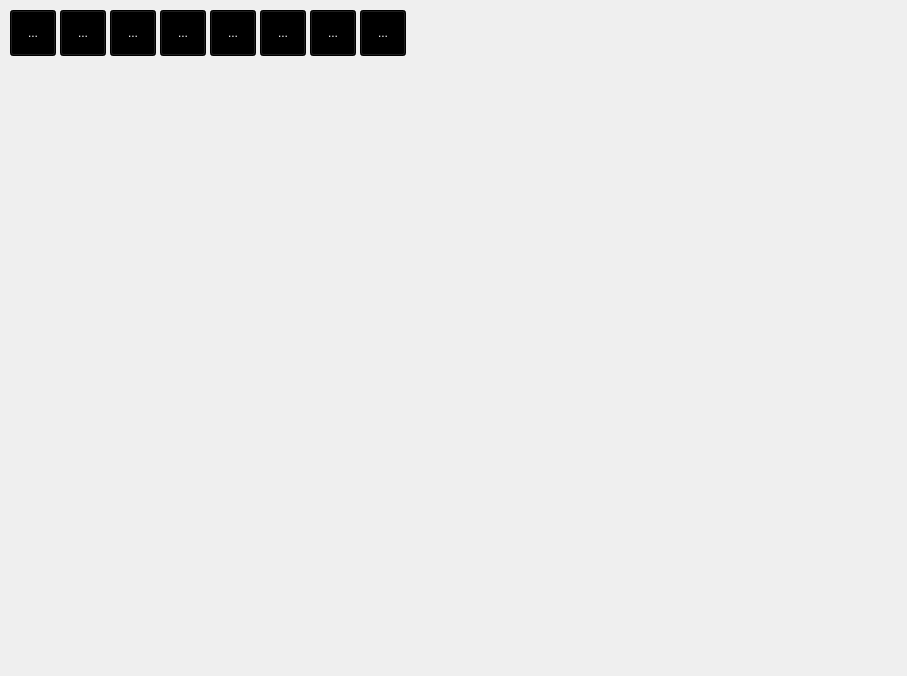
<?xml version="1.0" encoding="UTF-8"?>
<ui version="4.0">
 <class>MainWindow</class>
 <widget class="QMainWindow" name="MainWindow">
  <property name="geometry">
   <rect>
    <x>0</x>
    <y>0</y>
    <width>907</width>
    <height>676</height>
   </rect>
  </property>
  <property name="windowTitle">
   <string>TFT Item/Champion Guide</string>
  </property>
  <property name="windowIcon">
   <iconset resource="TFTItems.qrc">
    <normaloff>:/imgOther/img/icon.png</normaloff>:/imgOther/img/icon.png</iconset>
  </property>
  <property name="autoFillBackground">
   <bool>true</bool>
  </property>
  <widget class="QWidget" name="centralwidget">
   <property name="palette">
    <palette>
     <active>
      <colorrole role="WindowText">
       <brush brushstyle="SolidPattern">
        <color alpha="255">
         <red>255</red>
         <green>255</green>
         <blue>255</blue>
        </color>
       </brush>
      </colorrole>
      <colorrole role="Button">
       <brush brushstyle="SolidPattern">
        <color alpha="255">
         <red>0</red>
         <green>0</green>
         <blue>0</blue>
        </color>
       </brush>
      </colorrole>
      <colorrole role="Light">
       <brush brushstyle="SolidPattern">
        <color alpha="255">
         <red>0</red>
         <green>0</green>
         <blue>0</blue>
        </color>
       </brush>
      </colorrole>
      <colorrole role="Midlight">
       <brush brushstyle="SolidPattern">
        <color alpha="255">
         <red>0</red>
         <green>0</green>
         <blue>0</blue>
        </color>
       </brush>
      </colorrole>
      <colorrole role="Dark">
       <brush brushstyle="SolidPattern">
        <color alpha="255">
         <red>0</red>
         <green>0</green>
         <blue>0</blue>
        </color>
       </brush>
      </colorrole>
      <colorrole role="Mid">
       <brush brushstyle="SolidPattern">
        <color alpha="255">
         <red>0</red>
         <green>0</green>
         <blue>0</blue>
        </color>
       </brush>
      </colorrole>
      <colorrole role="Text">
       <brush brushstyle="SolidPattern">
        <color alpha="255">
         <red>255</red>
         <green>255</green>
         <blue>255</blue>
        </color>
       </brush>
      </colorrole>
      <colorrole role="BrightText">
       <brush brushstyle="SolidPattern">
        <color alpha="255">
         <red>255</red>
         <green>255</green>
         <blue>255</blue>
        </color>
       </brush>
      </colorrole>
      <colorrole role="ButtonText">
       <brush brushstyle="SolidPattern">
        <color alpha="255">
         <red>255</red>
         <green>255</green>
         <blue>255</blue>
        </color>
       </brush>
      </colorrole>
      <colorrole role="Base">
       <brush brushstyle="SolidPattern">
        <color alpha="255">
         <red>0</red>
         <green>0</green>
         <blue>0</blue>
        </color>
       </brush>
      </colorrole>
      <colorrole role="Window">
       <brush brushstyle="SolidPattern">
        <color alpha="255">
         <red>0</red>
         <green>0</green>
         <blue>0</blue>
        </color>
       </brush>
      </colorrole>
      <colorrole role="Shadow">
       <brush brushstyle="SolidPattern">
        <color alpha="255">
         <red>0</red>
         <green>0</green>
         <blue>0</blue>
        </color>
       </brush>
      </colorrole>
      <colorrole role="AlternateBase">
       <brush brushstyle="SolidPattern">
        <color alpha="255">
         <red>0</red>
         <green>0</green>
         <blue>0</blue>
        </color>
       </brush>
      </colorrole>
      <colorrole role="ToolTipBase">
       <brush brushstyle="SolidPattern">
        <color alpha="255">
         <red>255</red>
         <green>255</green>
         <blue>220</blue>
        </color>
       </brush>
      </colorrole>
      <colorrole role="ToolTipText">
       <brush brushstyle="SolidPattern">
        <color alpha="255">
         <red>0</red>
         <green>0</green>
         <blue>0</blue>
        </color>
       </brush>
      </colorrole>
      <colorrole role="PlaceholderText">
       <brush brushstyle="SolidPattern">
        <color alpha="128">
         <red>255</red>
         <green>255</green>
         <blue>255</blue>
        </color>
       </brush>
      </colorrole>
     </active>
     <inactive>
      <colorrole role="WindowText">
       <brush brushstyle="SolidPattern">
        <color alpha="255">
         <red>255</red>
         <green>255</green>
         <blue>255</blue>
        </color>
       </brush>
      </colorrole>
      <colorrole role="Button">
       <brush brushstyle="SolidPattern">
        <color alpha="255">
         <red>0</red>
         <green>0</green>
         <blue>0</blue>
        </color>
       </brush>
      </colorrole>
      <colorrole role="Light">
       <brush brushstyle="SolidPattern">
        <color alpha="255">
         <red>0</red>
         <green>0</green>
         <blue>0</blue>
        </color>
       </brush>
      </colorrole>
      <colorrole role="Midlight">
       <brush brushstyle="SolidPattern">
        <color alpha="255">
         <red>0</red>
         <green>0</green>
         <blue>0</blue>
        </color>
       </brush>
      </colorrole>
      <colorrole role="Dark">
       <brush brushstyle="SolidPattern">
        <color alpha="255">
         <red>0</red>
         <green>0</green>
         <blue>0</blue>
        </color>
       </brush>
      </colorrole>
      <colorrole role="Mid">
       <brush brushstyle="SolidPattern">
        <color alpha="255">
         <red>0</red>
         <green>0</green>
         <blue>0</blue>
        </color>
       </brush>
      </colorrole>
      <colorrole role="Text">
       <brush brushstyle="SolidPattern">
        <color alpha="255">
         <red>255</red>
         <green>255</green>
         <blue>255</blue>
        </color>
       </brush>
      </colorrole>
      <colorrole role="BrightText">
       <brush brushstyle="SolidPattern">
        <color alpha="255">
         <red>255</red>
         <green>255</green>
         <blue>255</blue>
        </color>
       </brush>
      </colorrole>
      <colorrole role="ButtonText">
       <brush brushstyle="SolidPattern">
        <color alpha="255">
         <red>255</red>
         <green>255</green>
         <blue>255</blue>
        </color>
       </brush>
      </colorrole>
      <colorrole role="Base">
       <brush brushstyle="SolidPattern">
        <color alpha="255">
         <red>0</red>
         <green>0</green>
         <blue>0</blue>
        </color>
       </brush>
      </colorrole>
      <colorrole role="Window">
       <brush brushstyle="SolidPattern">
        <color alpha="255">
         <red>0</red>
         <green>0</green>
         <blue>0</blue>
        </color>
       </brush>
      </colorrole>
      <colorrole role="Shadow">
       <brush brushstyle="SolidPattern">
        <color alpha="255">
         <red>0</red>
         <green>0</green>
         <blue>0</blue>
        </color>
       </brush>
      </colorrole>
      <colorrole role="AlternateBase">
       <brush brushstyle="SolidPattern">
        <color alpha="255">
         <red>0</red>
         <green>0</green>
         <blue>0</blue>
        </color>
       </brush>
      </colorrole>
      <colorrole role="ToolTipBase">
       <brush brushstyle="SolidPattern">
        <color alpha="255">
         <red>255</red>
         <green>255</green>
         <blue>220</blue>
        </color>
       </brush>
      </colorrole>
      <colorrole role="ToolTipText">
       <brush brushstyle="SolidPattern">
        <color alpha="255">
         <red>0</red>
         <green>0</green>
         <blue>0</blue>
        </color>
       </brush>
      </colorrole>
      <colorrole role="PlaceholderText">
       <brush brushstyle="SolidPattern">
        <color alpha="128">
         <red>255</red>
         <green>255</green>
         <blue>255</blue>
        </color>
       </brush>
      </colorrole>
     </inactive>
     <disabled>
      <colorrole role="WindowText">
       <brush brushstyle="SolidPattern">
        <color alpha="255">
         <red>0</red>
         <green>0</green>
         <blue>0</blue>
        </color>
       </brush>
      </colorrole>
      <colorrole role="Button">
       <brush brushstyle="SolidPattern">
        <color alpha="255">
         <red>0</red>
         <green>0</green>
         <blue>0</blue>
        </color>
       </brush>
      </colorrole>
      <colorrole role="Light">
       <brush brushstyle="SolidPattern">
        <color alpha="255">
         <red>0</red>
         <green>0</green>
         <blue>0</blue>
        </color>
       </brush>
      </colorrole>
      <colorrole role="Midlight">
       <brush brushstyle="SolidPattern">
        <color alpha="255">
         <red>0</red>
         <green>0</green>
         <blue>0</blue>
        </color>
       </brush>
      </colorrole>
      <colorrole role="Dark">
       <brush brushstyle="SolidPattern">
        <color alpha="255">
         <red>0</red>
         <green>0</green>
         <blue>0</blue>
        </color>
       </brush>
      </colorrole>
      <colorrole role="Mid">
       <brush brushstyle="SolidPattern">
        <color alpha="255">
         <red>0</red>
         <green>0</green>
         <blue>0</blue>
        </color>
       </brush>
      </colorrole>
      <colorrole role="Text">
       <brush brushstyle="SolidPattern">
        <color alpha="255">
         <red>0</red>
         <green>0</green>
         <blue>0</blue>
        </color>
       </brush>
      </colorrole>
      <colorrole role="BrightText">
       <brush brushstyle="SolidPattern">
        <color alpha="255">
         <red>255</red>
         <green>255</green>
         <blue>255</blue>
        </color>
       </brush>
      </colorrole>
      <colorrole role="ButtonText">
       <brush brushstyle="SolidPattern">
        <color alpha="255">
         <red>0</red>
         <green>0</green>
         <blue>0</blue>
        </color>
       </brush>
      </colorrole>
      <colorrole role="Base">
       <brush brushstyle="SolidPattern">
        <color alpha="255">
         <red>0</red>
         <green>0</green>
         <blue>0</blue>
        </color>
       </brush>
      </colorrole>
      <colorrole role="Window">
       <brush brushstyle="SolidPattern">
        <color alpha="255">
         <red>0</red>
         <green>0</green>
         <blue>0</blue>
        </color>
       </brush>
      </colorrole>
      <colorrole role="Shadow">
       <brush brushstyle="SolidPattern">
        <color alpha="255">
         <red>0</red>
         <green>0</green>
         <blue>0</blue>
        </color>
       </brush>
      </colorrole>
      <colorrole role="AlternateBase">
       <brush brushstyle="SolidPattern">
        <color alpha="255">
         <red>0</red>
         <green>0</green>
         <blue>0</blue>
        </color>
       </brush>
      </colorrole>
      <colorrole role="ToolTipBase">
       <brush brushstyle="SolidPattern">
        <color alpha="255">
         <red>255</red>
         <green>255</green>
         <blue>220</blue>
        </color>
       </brush>
      </colorrole>
      <colorrole role="ToolTipText">
       <brush brushstyle="SolidPattern">
        <color alpha="255">
         <red>0</red>
         <green>0</green>
         <blue>0</blue>
        </color>
       </brush>
      </colorrole>
      <colorrole role="PlaceholderText">
       <brush brushstyle="SolidPattern">
        <color alpha="128">
         <red>255</red>
         <green>255</green>
         <blue>255</blue>
        </color>
       </brush>
      </colorrole>
     </disabled>
    </palette>
   </property>
   <widget class="QToolButton" name="buttonGB">
    <property name="geometry">
     <rect>
      <x>110</x>
      <y>10</y>
      <width>46</width>
      <height>46</height>
     </rect>
    </property>
    <property name="text">
     <string>...</string>
    </property>
    <property name="icon">
     <iconset resource="TFTItems.qrc">
      <normaloff>:/imgBase/img/base/Giants_Belt_item.png</normaloff>:/imgBase/img/base/Giants_Belt_item.png</iconset>
    </property>
    <property name="iconSize">
     <size>
      <width>46</width>
      <height>46</height>
     </size>
    </property>
   </widget>
   <widget class="QToolButton" name="buttonCV">
    <property name="geometry">
     <rect>
      <x>60</x>
      <y>10</y>
      <width>46</width>
      <height>46</height>
     </rect>
    </property>
    <property name="text">
     <string>...</string>
    </property>
    <property name="icon">
     <iconset resource="TFTItems.qrc">
      <normaloff>:/imgBase/img/base/Chain_Vest_item.png</normaloff>:/imgBase/img/base/Chain_Vest_item.png</iconset>
    </property>
    <property name="iconSize">
     <size>
      <width>46</width>
      <height>46</height>
     </size>
    </property>
   </widget>
   <widget class="QToolButton" name="buttonBF">
    <property name="geometry">
     <rect>
      <x>10</x>
      <y>10</y>
      <width>46</width>
      <height>46</height>
     </rect>
    </property>
    <property name="text">
     <string>...</string>
    </property>
    <property name="icon">
     <iconset resource="TFTItems.qrc">
      <normaloff>:/imgBase/img/base/B._F._Sword_item.png</normaloff>:/imgBase/img/base/B._F._Sword_item.png</iconset>
    </property>
    <property name="iconSize">
     <size>
      <width>46</width>
      <height>46</height>
     </size>
    </property>
   </widget>
   <widget class="QToolButton" name="buttonNLR">
    <property name="geometry">
     <rect>
      <x>160</x>
      <y>10</y>
      <width>46</width>
      <height>46</height>
     </rect>
    </property>
    <property name="text">
     <string>...</string>
    </property>
    <property name="icon">
     <iconset resource="TFTItems.qrc">
      <normaloff>:/imgBase/img/base/Needlessly_Large_Rod_item.png</normaloff>:/imgBase/img/base/Needlessly_Large_Rod_item.png</iconset>
    </property>
    <property name="iconSize">
     <size>
      <width>46</width>
      <height>46</height>
     </size>
    </property>
   </widget>
   <widget class="QToolButton" name="buttonNC">
    <property name="geometry">
     <rect>
      <x>210</x>
      <y>10</y>
      <width>46</width>
      <height>46</height>
     </rect>
    </property>
    <property name="text">
     <string>...</string>
    </property>
    <property name="icon">
     <iconset resource="TFTItems.qrc">
      <normaloff>:/imgBase/img/base/Negatron_Cloak_item.png</normaloff>:/imgBase/img/base/Negatron_Cloak_item.png</iconset>
    </property>
    <property name="iconSize">
     <size>
      <width>46</width>
      <height>46</height>
     </size>
    </property>
   </widget>
   <widget class="QToolButton" name="buttonRB">
    <property name="geometry">
     <rect>
      <x>260</x>
      <y>10</y>
      <width>46</width>
      <height>46</height>
     </rect>
    </property>
    <property name="text">
     <string>...</string>
    </property>
    <property name="icon">
     <iconset resource="TFTItems.qrc">
      <normaloff>:/imgBase/img/base/Recurve_Bow_item.png</normaloff>:/imgBase/img/base/Recurve_Bow_item.png</iconset>
    </property>
    <property name="iconSize">
     <size>
      <width>46</width>
      <height>46</height>
     </size>
    </property>
   </widget>
   <widget class="QToolButton" name="buttonSpat">
    <property name="geometry">
     <rect>
      <x>310</x>
      <y>10</y>
      <width>46</width>
      <height>46</height>
     </rect>
    </property>
    <property name="text">
     <string>...</string>
    </property>
    <property name="icon">
     <iconset resource="TFTItems.qrc">
      <normaloff>:/imgBase/img/base/Spatula_item.png</normaloff>:/imgBase/img/base/Spatula_item.png</iconset>
    </property>
    <property name="iconSize">
     <size>
      <width>46</width>
      <height>46</height>
     </size>
    </property>
   </widget>
   <widget class="QToolButton" name="buttonTear">
    <property name="geometry">
     <rect>
      <x>360</x>
      <y>10</y>
      <width>46</width>
      <height>46</height>
     </rect>
    </property>
    <property name="text">
     <string>...</string>
    </property>
    <property name="icon">
     <iconset resource="TFTItems.qrc">
      <normaloff>:/imgBase/img/base/Tear_of_the_Goddess_item.png</normaloff>:/imgBase/img/base/Tear_of_the_Goddess_item.png</iconset>
    </property>
    <property name="iconSize">
     <size>
      <width>46</width>
      <height>46</height>
     </size>
    </property>
   </widget>
  </widget>
 </widget>
 <resources>
  <include location="TFTItems.qrc"/>
 </resources>
 <connections/>
</ui>
